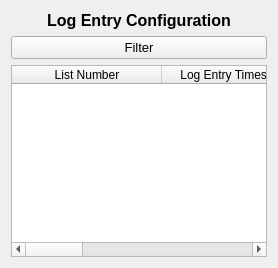
      <widget class="QWidget" name="LogEntryConfiguration">
       <property name="accessibleName">
        <string/>
       </property>
       <property name="page" stdset="0">
        <string/>
       </property>
       <attribute name="title">
        <string>Log Entry Config</string>
       </attribute>
       <layout class="QVBoxLayout" name="verticalLayout">
        <item>
         <widget class="QLabel" name="label">
          <property name="font">
           <font>
            <pointsize>12</pointsize>
            <weight>75</weight>
            <bold>true</bold>
           </font>
          </property>
          <property name="text">
           <string>Log Entry Configuration</string>
          </property>
          <property name="alignment">
           <set>Qt::AlignHCenter|Qt::AlignTop</set>
          </property>
         </widget>
        </item>
        <item>
         <widget class="QPushButton" name="pushButton_6">
          <property name="font">
           <font>
            <pointsize>10</pointsize>
           </font>
          </property>
          <property name="text">
           <string>Filter</string>
          </property>
         </widget>
        </item>
        <item>
         <widget class="QTableWidget" name="tableWidget">
          <property name="sortingEnabled">
           <bool>true</bool>
          </property>
          <attribute name="horizontalHeaderCascadingSectionResizes">
           <bool>true</bool>
          </attribute>
          <attribute name="horizontalHeaderMinimumSectionSize">
           <number>40</number>
          </attribute>
          <attribute name="horizontalHeaderDefaultSectionSize">
           <number>150</number>
          </attribute>
          <attribute name="horizontalHeaderStretchLastSection">
           <bool>false</bool>
          </attribute>
          <attribute name="verticalHeaderCascadingSectionResizes">
           <bool>true</bool>
          </attribute>
          <attribute name="verticalHeaderMinimumSectionSize">
           <number>40</number>
          </attribute>
          <attribute name="verticalHeaderDefaultSectionSize">
           <number>50</number>
          </attribute>
          <column>
           <property name="text">
            <string>List Number</string>
           </property>
          </column>
          <column>
           <property name="text">
            <string>Log Entry Timestamp</string>
           </property>
          </column>
          <column>
           <property name="text">
            <string>Log Entry Event</string>
           </property>
          </column>
          <column>
           <property name="text">
            <string>Vector</string>
           </property>
          </column>
         </widget>
        </item>
       </layout>
      </widget>
